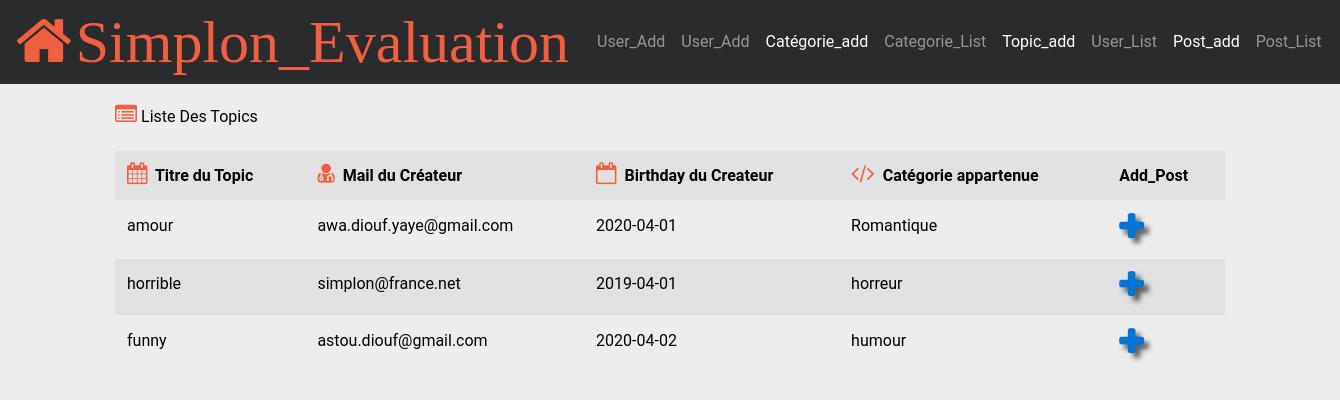
The app's page /view/topics/list.php with its own data.
### tables this page shows
CREATE TABLE `topic` (
  `idTop` int(11) NOT NULL,
  `titleTop` varchar(25) NOT NULL,
  `idUserTop` int(11) NOT NULL,
  `idCatTop` int(11) NOT NULL
);

CREATE TABLE `user` (
  `idUser` int(11) NOT NULL,
  `mailUser` varchar(255) NOT NULL,
  `pwUser` varchar(255) NOT NULL,
  `bdayUser` date NOT NULL
);

CREATE TABLE `categorie` (
  `idCat` int(11) NOT NULL,
  `labelCat` varchar(25) NOT NULL
);

### model/DB.php (called while the page is built, shortened)
<?php
function getConnexion(){
    return mysqli_connect(HOST, USER, PASSWORD, DBNAME);
}
function executeSQL($sql){
    $connexion = getConnexion();
    return mysqli_query($connexion, $sql);
}
?>

### model/topicDao.php (called while the page is built, shortened)
<?php
function listeTopic(){
    $sql = " SELECT titleTop ,
                    mailUser ,
                    bdayUser ,
                    labelCat
              FROM categorie c,
                    user u ,
                    topic t
              WHERE t.idUserTop = u.idUser
              AND t.idCatTop=c.idCat";
    return executeSQL($sql);
}
?>

### view/topics/list.php (the view, shortened to what this page needs)
<!DOCTYPE html>
<html>
<head>
    <link rel="stylesheet" type="text/css" href="../../public/css/bootstrap.min.css">
    <link rel="stylesheet" type="text/css" href="../../public/css/style.css">
    <link rel="stylesheet" type="text/css" href="../../public/css/font-awesome.css">
</head>
<body>
<nav class="navbar navbar-toggleable-md navbar-inverse bg-inverse navbar-fixed-top">
    <a class="navbar-brand" href="#"><span class="fa fa-home fa-3x "></span><i class="fa fa-diamond fa-3x"> Simplon_Evaluation</i> </a>
    <div class="collapse navbar-collapse" id="menu">
        <ul class="navbar-nav mr-auto">
            <li class="nav-item">
                <a class="nav-link" href="../users/add.php"> User_Add</a>
            </li>
            <li class="nav-item">
                <a class="nav-link" href="../users/list.php"> User_Add</a>
            </li>
            <li class="nav-item active">
                <a class="nav-link" href="../categories/add.php">Catégorie_add</a>
            </li>
            <li class="nav-item">
                <a class="nav-link" href="../categories/list.php">Categorie_List</a>
            </li>
            <li class="nav-item active">
                <a class="nav-link" href="add.php">Topic_add</a>
            </li>
            <li class="nav-item">
                <a class="nav-link" href="#">User_List <span class="sr-only">(current)</span></a>
            </li>
            <li class="nav-item active">
                <a class="nav-link" href="../postes/add.php"> Post_add</a>
            </li>
            <li class="nav-item">
                <a class="nav-link" href="../postes/list.php">Post_List</a>
            </li>
        </ul>
    </div>
</nav>
<div class="container">
    <div class="row">
        <div class="col-lg-12">
            <section class="panel">
                <header class="panel-heading">
                    <i class="fa fa-list-alt "></i>Liste Des Topics
                </header>
                <table class="table table-striped table-advance table-hover">
                    <tbody>
                    <tr>
                        <th><i class="fa fa-calendar "></i> Titre du Topic</th>
                        <th><i class="fa fa-user-md "></i> Mail du Créateur</th>
                        <th><i class="fa fa-calendar-o "></i> Birthday du Createur</th>
                        <th><i class="fa fa-code "></i> Catégorie appartenue</th>
                        <th>Add_Post</th>
                    </tr>
                    <?php
                    require_once '../../model/DB.php';
                    require_once '../../model/topicDao.php';
                    $topic = listeTopic();
                    while ($topics = mysqli_fetch_object($topic)) {
                        echo "
                                <tr>
                                     <td>".$topics->titleTop."</td>
                                      <td>".$topics->mailUser."</td>
                                      <td>".$topics->bdayUser."</td>
                                      <td>".$topics->labelCat."</td>
                                    <td><a href='../../view/postes/add.php'><i class='fa fa-plus text-primary'></i></a></td>
                                </tr>";
                    }
                    ?>
                    </tbody>
                </table>
            </section>
        </div>
    </div>
</div>
</body>
</html>

### public/css/style.css (style rules this page uses)
body { background:#ededed; font-family:'Roboto', Arial, sans-serif; color:#000; line-height:1.6em; overflow-x:hidden; }
.navbar { margin-bottom: 20px; }
a { color: #F05F40; }
.fa { color: #F05F40; margin-right: 4px; font-size: 22px; }
td i.fa { font-size: 30px; margin: 0; padding: 0; cursor: pointer; font-weight: bolder; text-shadow: 5px 5px 5px rgba(0,0,0,0.6); border-radius: 4px; transition: 0.5s; }
table { margin-top: 20px; }

### records on screen
topic: titleTop "amour", idUserTop.mailUser "awa.diouf.yaye@gmail.com", idUserTop.bdayUser "2020-04-01", idCatTop.labelCat "Romantique"
topic: titleTop "horrible", idUserTop.mailUser "simplon@france.net", idUserTop.bdayUser "2019-04-01", idCatTop.labelCat "horreur"
topic: titleTop "funny", idUserTop.mailUser "astou.diouf@gmail.com", idUserTop.bdayUser "2020-04-02", idCatTop.labelCat "humour"
